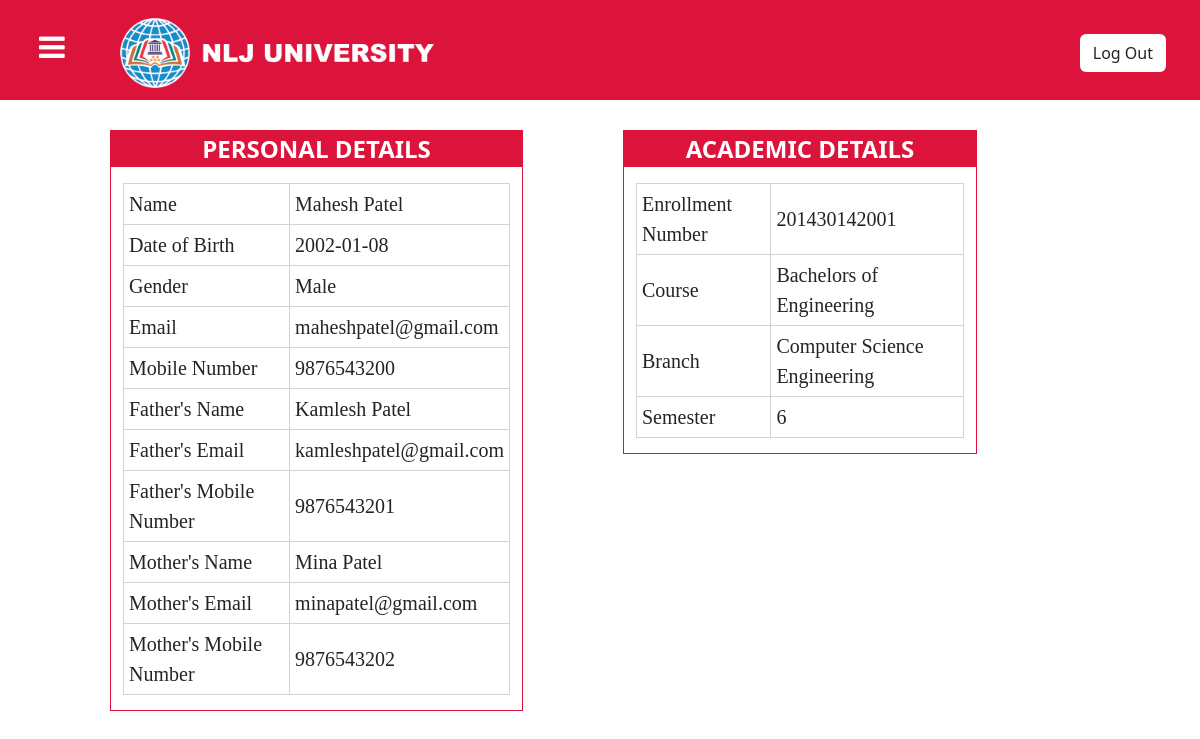
The page /Student/studenthome.php (signed in) on the database its author committed.
### tables this page shows
CREATE TABLE `student_table` (
  `sfname` varchar(20) NOT NULL,
  `slname` varchar(20) NOT NULL,
  `dob` date NOT NULL,
  `gen` varchar(20) NOT NULL,
  `eno` varchar(12) NOT NULL,
  `sem` varchar(10) NOT NULL,
  `course` varchar(30) NOT NULL,
  `branch` varchar(30) NOT NULL,
  `email` varchar(50) NOT NULL,
  `mno` varchar(10) NOT NULL,
  `fname` varchar(50) NOT NULL,
  `femail` varchar(50) NOT NULL,
  `fmno` varchar(10) NOT NULL,
  `mname` varchar(50) NOT NULL,
  `memail` varchar(50) NOT NULL,
  `mmno` varchar(10) NOT NULL,
  `pwd` varchar(20) NOT NULL,
  `cpwd` varchar(20) NOT NULL
);

### Student/studenthome.php (the view, shortened to what this page needs)
<!DOCTYPE html>
<html>
<head>
    <link href="https://cdn.jsdelivr.net/npm/bootstrap@5.2.3/dist/css/bootstrap.min.css" rel="stylesheet">
    <link rel="stylesheet" href="https://cdnjs.cloudflare.com/ajax/libs/font-awesome/4.7.0/css/font-awesome.min.css">
</head>
<body>
    <header>
        <div class="container-fluid header">
            <nav class="navbar navbar-expand-sm">
                <div class="container-fluid">
                    <div class="navbar-brand">
                        <a  class="toggle" id="toggle" style="font-size: 30px; color: white; margin-left: 15px;"><i class="fa fa-bars"></i></a>
                        <img src="../Images/L22.png" class="navbar-brand" style="height: 80px; margin-left: 50px;">
                    </div>
                    <div class="d-flex" style="margin-right: 10px;">
                        <button class="btn bg-white" type="button" onclick="onlogout()">Log Out</button>
                    </div>
                </div>
            </nav>
        </div>
    </header>
    <section class="section">
        <div class="main" id="sidemain">
            <div class="container-fluid" style=" border:1px solid crimson; width: 35%; margin-top: 30px; margin-left: 300px; padding: 0px; float:left;">
                    <p style="color: white; background-color: crimson; font-weight: bold; text-align: center; font-size: 24px;">PERSONAL DETAILS</p>
                <div class="container" style="font-family: 'Times New Roman'; font-size: 20px; margin-bottom: 15px;">
                <?php
                    $conn=mysqli_connect("localhost","root","","university");
                    $eno=$_SESSION['eno'];
                    $sql="select * from student_table where eno=$eno";
                    $result=mysqli_query($conn,$sql);
                    $row=mysqli_fetch_assoc($result);
                    echo "<table style='border-collapse: collapse; width: 100%;'>";
                    echo "<tr><td>Name</td><td>".$row['sfname']." ".$row['slname']."</td></tr>";
                    echo "<tr><td>Date of Birth</td><td>".$row['dob']."</td></tr>";
                    echo "<tr><td>Gender</td><td>".$row['gen']."</td></tr>";
                    echo "<tr><td>Email</td><td>".$row['email']."</td></tr>";
                    echo "<tr><td>Mobile Number</td><td>".$row['mno']."</td></tr>";
                    echo "<tr><td>Father's Name</td><td>".$row['fname']."</td></tr>";
                    echo "<tr><td>Father's Email</td><td>".$row['femail']."</td></tr>";
                    echo "<tr><td>Father's Mobile Number</td><td>".$row['fmno']."</td></tr>";
                    echo "<tr><td>Mother's Name</td><td>".$row['mname']."</td></tr>";
                    echo "<tr><td>Mother's Email</td><td>".$row['memail']."</td></tr>";
                    echo "<tr><td>Mother's Mobile Number</td><td>".$row['mmno']."</td></tr>";
                    echo "</table>";
                ?>
                </div>
            </div>
            <div class="container-fluid" style=" border:1px solid crimson; width: 30%; margin-top: 30px; margin-left: 100px; font-size: 24px; padding: 0px; float:left;">
                    <p style="color: white; background-color: crimson; font-weight: bold; text-align: center;">ACADEMIC DETAILS</p>
                <div class="container" style="font-family: 'Times New Roman'; font-size: 20px; margin-bottom: 15px;">
                <?php
                    $sql="select * from student_table where eno=$eno";
                    $result=mysqli_query($conn,$sql);
                    $row=mysqli_fetch_assoc($result);
                    echo "<table style='border-collapse: collapse; width: 100%;'>";
                    echo "<tr><td>Enrollment Number</td><td>".$row['eno']."</td></tr>";
                    echo "<tr><td>Course</td><td>".$row['course']."</td></tr>";
                    echo "<tr><td>Branch</td><td>".$row['branch']."</td></tr>";
                    echo "<tr><td>Semester</td><td>".$row['sem']."</td></tr>";
                    echo "</table>";
                ?>
                </div>
            </div>
        </div>
    </section>
</body>
</html>

### Student/studenthome.php (style rules this page uses)
.header { height: 100px; width: 100%; background-color: crimson; position: fixed; float: left; }
.section { float: left; margin-top: 100px; width: 100%; height: 100%; }
.main { font-size: 28px; padding: 0px 10px; height: 100%; width: 100%; margin-left: -200px; }
table,tr,td { border: 1px solid lightgray; }
td { padding: 5px; }

### rows shown on the page
student_table: sfname "Mahesh", slname "Patel", dob "2002-01-08", gen "Male", email "maheshpatel@gmail.com", mno "9876543200", fname "Kamlesh Patel", femail "kamleshpatel@gmail.com", fmno "9876543201", mname "Mina Patel", memail "minapatel@gmail.com", mmno "9876543202", eno "201430142001", course "Bachelors of Engineering", branch "Computer Science Engineering", sem "6"
